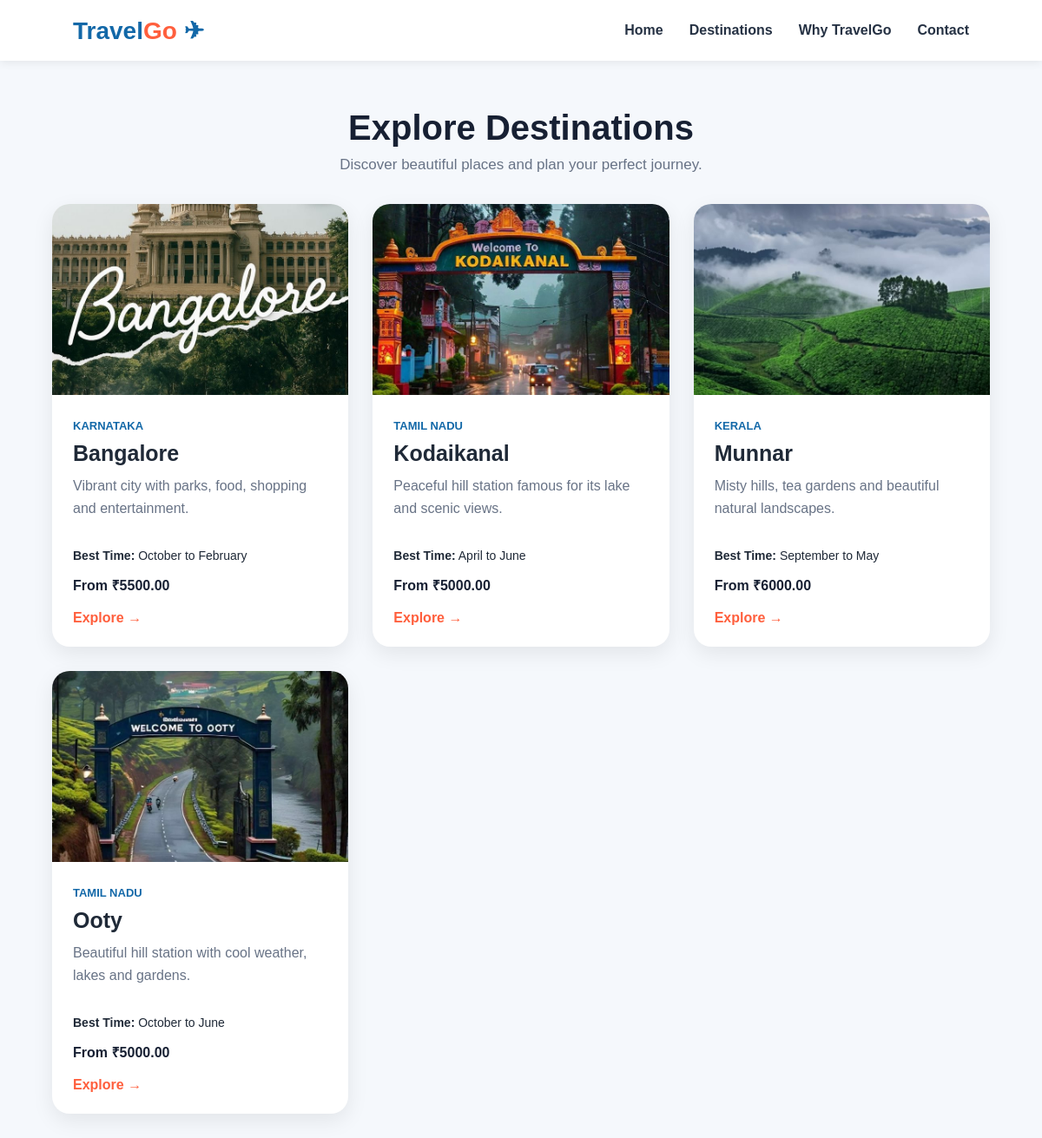
/destinations/, run on the app's committed database.
### destinations/models.py (models this page shows, shortened)
class Destination(models.Model):
    name = models.CharField(max_length=100)
    state = models.CharField(max_length=100)
    description = models.TextField()
    best_time = models.CharField(max_length=100)
    average_budget = models.DecimalField(max_digits=10, decimal_places=2)
    image = models.ImageField(upload_to='destinations/', blank=True, null=True)
    created_at = models.DateTimeField(auto_now_add=True)

### destinations/views.py (the view)
# urls.py: path("", views.destination_list, name="destination_list"),
def destination_list(request):
    destinations = Destination.objects.all().order_by("name")
    return render(
        request,
        "destinations/destination_list.html",
        {
            "destinations": destinations
        }
    )

### destinations/templates/destinations/destination_list.html (shortened to what this page needs)
<!DOCTYPE html>
<html lang="en">
<head>
</head>
<body>
    <nav class="navbar">
        <div class="logo">
            Travel<span>Go</span> ✈
        </div>
        <ul class="nav-links">
            <li><a href="{% url 'home' %}">Home</a></li>
            <li>
                <a href="{% url 'destination_list' %}">
                    Destinations
                </a>
            </li>
            <li><a href="#">Why TravelGo</a></li>
            <li><a href="#">Contact</a></li>
        </ul>
    </nav>
    <section class="page-header">
        <h1>Explore Destinations</h1>
        <p>
            Discover beautiful places and plan your perfect journey.
        </p>
    </section>
    <section class="destination-container">
        {% for destination in destinations %}
        <div class="destination-card">
            {% if destination.image %}
                <img
                    src="{{ destination.image.url }}"
                    alt="{{ destination.name }}"
                    class="destination-image"
                >
            {% else %}
                <div class="no-image">
                    No Image Available
                </div>
            {% endif %}
            <div class="card-content">
                <div class="state">
                    {{ destination.state }}
                </div>
                <h2>
                    {{ destination.name }}
                </h2>
                <p class="description">
                    {{ destination.description }}
                </p>
                <p class="best-time">
                    <strong>Best Time:</strong>
                    {{ destination.best_time }}
                </p>
                <p class="budget">
                    From ₹{{ destination.average_budget }}
                </p>
                <a href="#" class="explore-btn">
                    Explore →
                </a>
            </div>
        </div>
        {% empty %}
        <p style="text-align:center; width:100%;">
            No destinations available.
        </p>
        {% endfor %}
    </section>
</body>
</html>

### destinations/templates/destinations/destination_list.html (style rules this page uses)
* { margin: 0; padding: 0; box-sizing: border-box; }
body { font-family: Arial, sans-serif; background: #f5f8fc; color: #1f2937; }
.navbar { height: 70px; background: white; display: flex; align-items: center; justify-content: space-between; padding: 0 7%; box-shadow: 0 2px 10px rgba(0,0,0,0.08); }
.logo { font-size: 28px; font-weight: bold; color: #1268a8; }
.logo span { color: #ff5f3d; }
.nav-links { display: flex; gap: 30px; list-style: none; }
.nav-links a { text-decoration: none; color: #263244; font-weight: 600; }
.page-header { text-align: center; padding: 55px 20px 35px; }
.page-header h1 { font-size: 40px; color: #172033; margin-bottom: 10px; }
.page-header p { color: #687386; font-size: 17px; }
.destination-container { width: 90%; max-width: 1200px; margin: auto; display: grid; grid-template-columns: repeat(3, 1fr); gap: 28px; padding-bottom: 60px; }
.destination-card { background: white; border-radius: 20px; overflow: hidden; box-shadow: 0 8px 25px rgba(0,0,0,0.08); transition: 0.3s; }
.destination-image { width: 100%; height: 220px; object-fit: cover; }
.card-content { padding: 24px; }
.state { color: #1268a8; font-size: 13px; font-weight: bold; text-transform: uppercase; margin-bottom: 10px; }
.card-content h2 { font-size: 25px; margin-bottom: 10px; }
.description { color: #687386; line-height: 1.6; min-height: 70px; }
.best-time { margin-top: 15px; font-size: 14px; }
.budget { margin-top: 15px; font-weight: bold; color: #172033; }
.explore-btn { display: inline-block; margin-top: 18px; color: #ff5f3d; text-decoration: none; font-weight: bold; }

### data on the page
Destination: image (picture), state "KARNATAKA", name "Bangalore", description "Vibrant city with parks, food, shopping and entertainment.", best_time "October to February", average_budget "5500.00"
Destination: image (picture), state "TAMIL NADU", name "Kodaikanal", description "Peaceful hill station famous for its lake and scenic views.", best_time "April to June", average_budget "5000.00"
Destination: image (picture), state "KERALA", name "Munnar", description "Misty hills, tea gardens and beautiful natural landscapes.", best_time "September to May", average_budget "6000.00"
Destination: image (picture), state "TAMIL NADU", name "Ooty", description "Beautiful hill station with cool weather, lakes and gardens.", best_time "October to June", average_budget "5000.00"
